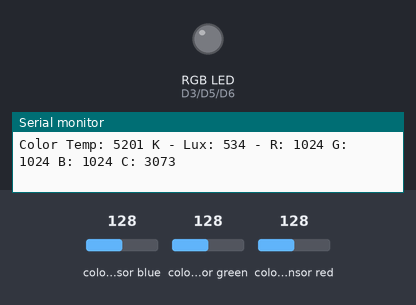
This sketch was run on a simulated ESP8266 (NodeMCU). Shown: an RGB LED mixed from three pins (HIGH = lit), the last lines printed to the serial monitor. The test bench sets the inputs (shaded band); at power-on: colour sensor blue 128, colour sensor green 128, colour sensor red 128. Dim RGB values are drawn brighter than linear.

Above: at 1.2 s.
1.3 s: colour sensor blue set to 131
At 1.7 s:
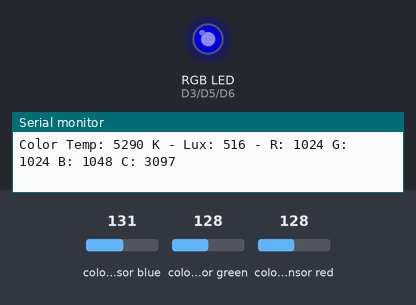
2.8 s: colour sensor green set to 134
At 3.4 s:
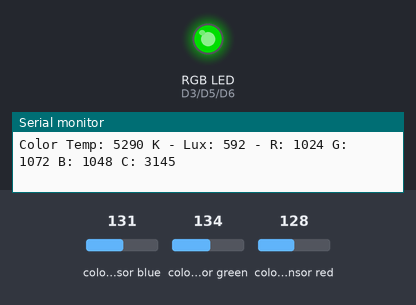
4.3 s: colour sensor red set to 139
At 5.3 s:
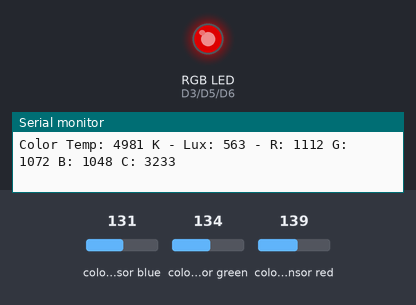
Timing chart, 0 to 7.3 s (numbered marks = the images above; inputs shaded):
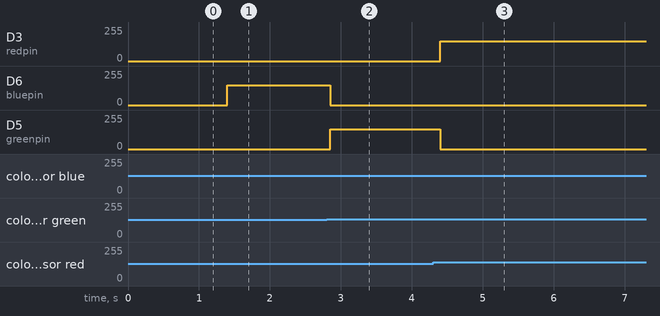

Measured:
- the behaviour switches between 128 and 129 on colour sensor blue (found by bisection; images 0 and 1)
- the behaviour switches between 131 and 132 on colour sensor green (found by bisection; images 1 and 2)
- the behaviour switches between 134 and 135 on colour sensor red (found by bisection; images 2 and 3)
- after the input at 1.3 s, D6 (bluepin): 0/255 → 150/255 after 0.10 s
- after the input at 2.8 s, D6 (bluepin): 150/255 → 0/255 after 0.05 s; D5 (greenpin): 0/255 → 150/255 after 0.05 s
- after the input at 4.3 s, D3 (redpin): 0/255 → 150/255 after 0.10 s; D5 (greenpin): 150/255 → 0/255 after 0.10 s

The sketch:

tcs34725_ledRGB_nodemcu_read_color_led_display.ino
```cpp
#include <Wire.h>
#include "Adafruit_TCS34725.h"

/* Example code for the Adafruit TCS34725 breakout library */

#define redpin D3
#define greenpin D5
#define bluepin D6


/* nodeMCU onnect SCL    to analog d1
   Connect SDA    to analog d2
   Connect VDD    to 3.3V DC
   Connect GROUND to common ground */

/* Initialise with default values (int time = 2.4ms, gain = 1x) */
// Adafruit_TCS34725 tcs = Adafruit_TCS34725();

/* Initialise with specific int time and gain values */
Adafruit_TCS34725 tcs = Adafruit_TCS34725(TCS34725_INTEGRATIONTIME_614MS, TCS34725_GAIN_1X);

void setup(void) {
  Serial.begin(9600);
  pinMode(redpin, OUTPUT);
  pinMode(greenpin, OUTPUT);
  pinMode(bluepin, OUTPUT);

  if (tcs.begin()) {
    Serial.println("Found sensor");
  } else {
    Serial.println("No TCS34725 found ... check your connections");
    while (1);
  }

  // Now we're ready to get readings!
}

void loop(void) {
  uint16_t r, g, b, c, colorTemp, lux;

  tcs.getRawData(&r, &g, &b, &c);
  // colorTemp = tcs.calculateColorTemperature(r, g, b);
  colorTemp = tcs.calculateColorTemperature_dn40(r, g, b, c);
  lux = tcs.calculateLux(r, g, b);

  Serial.print("Color Temp: "); Serial.print(colorTemp, DEC); Serial.print(" K - ");
  Serial.print("Lux: "); Serial.print(lux, DEC); Serial.print(" - ");
  Serial.print("R: "); Serial.print(r, DEC); Serial.print(" ");
  Serial.print("G: "); Serial.print(g, DEC); Serial.print(" ");
  Serial.print("B: "); Serial.print(b, DEC); Serial.print(" ");
  Serial.print("C: "); Serial.print(c, DEC); Serial.print(" ");
  Serial.println(" ");
  if (r > b && r > g ) {
    analogWrite(redpin, 150);
    analogWrite(greenpin, 0);
    analogWrite(bluepin, 0);
  } else if (b > r && b > g ) {
    analogWrite(redpin, 0);
    analogWrite(greenpin, 0);
    analogWrite(bluepin, 150);
  } else if (g > b && g > r ) {
    analogWrite(redpin, 0);
    analogWrite(greenpin, 150);
    analogWrite(bluepin, 0);
  }
delay(50);}
```
